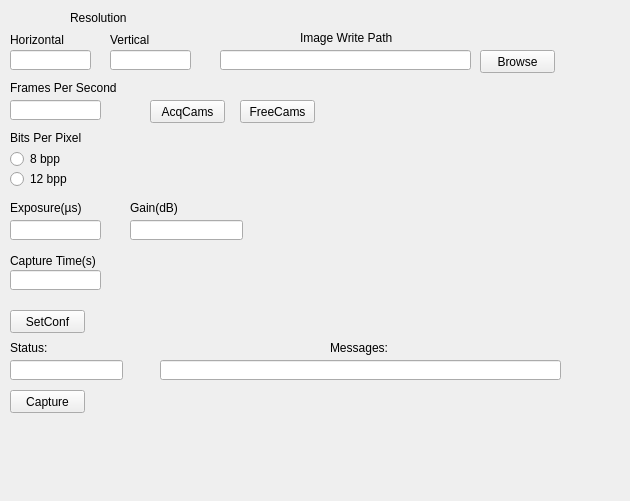
<?xml version="1.0" encoding="UTF-8"?>
<ui version="4.0">
 <class>Form</class>
 <widget class="QWidget" name="Form">
  <property name="geometry">
   <rect>
    <x>0</x>
    <y>0</y>
    <width>630</width>
    <height>501</height>
   </rect>
  </property>
  <property name="windowTitle">
   <string>Form</string>
  </property>
  <widget class="QLineEdit" name="MsgLineEdit">
   <property name="geometry">
    <rect>
     <x>160</x>
     <y>360</y>
     <width>401</width>
     <height>20</height>
    </rect>
   </property>
  </widget>
  <widget class="QLineEdit" name="VertLineEdit">
   <property name="geometry">
    <rect>
     <x>110</x>
     <y>50</y>
     <width>81</width>
     <height>20</height>
    </rect>
   </property>
  </widget>
  <widget class="QLineEdit" name="GainlineEdit">
   <property name="geometry">
    <rect>
     <x>130</x>
     <y>220</y>
     <width>113</width>
     <height>20</height>
    </rect>
   </property>
  </widget>
  <widget class="QLineEdit" name="FPSLineEdit">
   <property name="geometry">
    <rect>
     <x>10</x>
     <y>100</y>
     <width>91</width>
     <height>20</height>
    </rect>
   </property>
  </widget>
  <widget class="QLabel" name="MsgLabel">
   <property name="geometry">
    <rect>
     <x>330</x>
     <y>340</y>
     <width>121</width>
     <height>16</height>
    </rect>
   </property>
   <property name="text">
    <string>Messages:</string>
   </property>
  </widget>
  <widget class="QLineEdit" name="HorzLineEdit">
   <property name="geometry">
    <rect>
     <x>10</x>
     <y>50</y>
     <width>81</width>
     <height>20</height>
    </rect>
   </property>
  </widget>
  <widget class="QLabel" name="EXPLabel">
   <property name="geometry">
    <rect>
     <x>10</x>
     <y>200</y>
     <width>151</width>
     <height>16</height>
    </rect>
   </property>
   <property name="text">
    <string>Exposure(µs)</string>
   </property>
  </widget>
  <widget class="QLabel" name="FPSLabel">
   <property name="geometry">
    <rect>
     <x>10</x>
     <y>80</y>
     <width>191</width>
     <height>16</height>
    </rect>
   </property>
   <property name="text">
    <string>Frames Per Second</string>
   </property>
  </widget>
  <widget class="QPushButton" name="ConfButton">
   <property name="geometry">
    <rect>
     <x>10</x>
     <y>310</y>
     <width>75</width>
     <height>23</height>
    </rect>
   </property>
   <property name="text">
    <string>SetConf</string>
   </property>
  </widget>
  <widget class="QLabel" name="VertLabel">
   <property name="geometry">
    <rect>
     <x>110</x>
     <y>30</y>
     <width>71</width>
     <height>20</height>
    </rect>
   </property>
   <property name="text">
    <string>Vertical</string>
   </property>
  </widget>
  <widget class="QRadioButton" name="radioButton">
   <property name="geometry">
    <rect>
     <x>10</x>
     <y>150</y>
     <width>131</width>
     <height>18</height>
    </rect>
   </property>
   <property name="text">
    <string>8 bpp</string>
   </property>
  </widget>
  <widget class="QLineEdit" name="StatusLineEdit">
   <property name="geometry">
    <rect>
     <x>10</x>
     <y>360</y>
     <width>113</width>
     <height>20</height>
    </rect>
   </property>
  </widget>
  <widget class="QLabel" name="HorzLabel">
   <property name="geometry">
    <rect>
     <x>10</x>
     <y>30</y>
     <width>81</width>
     <height>20</height>
    </rect>
   </property>
   <property name="text">
    <string>Horizontal</string>
   </property>
  </widget>
  <widget class="QRadioButton" name="radioButton_2">
   <property name="geometry">
    <rect>
     <x>10</x>
     <y>170</y>
     <width>151</width>
     <height>18</height>
    </rect>
   </property>
   <property name="text">
    <string>12 bpp</string>
   </property>
  </widget>
  <widget class="QLabel" name="CaptureLabel">
   <property name="geometry">
    <rect>
     <x>10</x>
     <y>250</y>
     <width>181</width>
     <height>21</height>
    </rect>
   </property>
   <property name="text">
    <string>Capture Time(s)</string>
   </property>
  </widget>
  <widget class="QPushButton" name="ReleaseCamsButton">
   <property name="geometry">
    <rect>
     <x>240</x>
     <y>100</y>
     <width>75</width>
     <height>23</height>
    </rect>
   </property>
   <property name="text">
    <string>FreeCams</string>
   </property>
  </widget>
  <widget class="QLabel" name="GainLabel">
   <property name="geometry">
    <rect>
     <x>130</x>
     <y>200</y>
     <width>61</width>
     <height>16</height>
    </rect>
   </property>
   <property name="text">
    <string>Gain(dB)</string>
   </property>
  </widget>
  <widget class="QLineEdit" name="WritePLineEdit">
   <property name="geometry">
    <rect>
     <x>220</x>
     <y>50</y>
     <width>251</width>
     <height>20</height>
    </rect>
   </property>
  </widget>
  <widget class="QLabel" name="StatusLabel">
   <property name="geometry">
    <rect>
     <x>10</x>
     <y>340</y>
     <width>111</width>
     <height>16</height>
    </rect>
   </property>
   <property name="text">
    <string>Status:</string>
   </property>
  </widget>
  <widget class="QLabel" name="BPPLabel">
   <property name="geometry">
    <rect>
     <x>10</x>
     <y>130</y>
     <width>171</width>
     <height>16</height>
    </rect>
   </property>
   <property name="text">
    <string>Bits Per Pixel</string>
   </property>
  </widget>
  <widget class="QLabel" name="ResolutionLabel">
   <property name="geometry">
    <rect>
     <x>70</x>
     <y>10</y>
     <width>81</width>
     <height>16</height>
    </rect>
   </property>
   <property name="text">
    <string>Resolution</string>
   </property>
  </widget>
  <widget class="QPushButton" name="BrowsePushButton">
   <property name="geometry">
    <rect>
     <x>480</x>
     <y>50</y>
     <width>75</width>
     <height>23</height>
    </rect>
   </property>
   <property name="text">
    <string>Browse</string>
   </property>
  </widget>
  <widget class="QLineEdit" name="EXPLineEdit">
   <property name="geometry">
    <rect>
     <x>10</x>
     <y>220</y>
     <width>91</width>
     <height>20</height>
    </rect>
   </property>
  </widget>
  <widget class="QPushButton" name="CapturePushButton">
   <property name="geometry">
    <rect>
     <x>10</x>
     <y>390</y>
     <width>75</width>
     <height>23</height>
    </rect>
   </property>
   <property name="text">
    <string>Capture</string>
   </property>
  </widget>
  <widget class="QLabel" name="WritePLlabel">
   <property name="geometry">
    <rect>
     <x>300</x>
     <y>30</y>
     <width>171</width>
     <height>16</height>
    </rect>
   </property>
   <property name="text">
    <string>Image Write Path</string>
   </property>
  </widget>
  <widget class="QPushButton" name="AcquireCamsButton">
   <property name="geometry">
    <rect>
     <x>150</x>
     <y>100</y>
     <width>75</width>
     <height>23</height>
    </rect>
   </property>
   <property name="text">
    <string>AcqCams</string>
   </property>
  </widget>
  <widget class="QLineEdit" name="CapTimeLineEdit">
   <property name="geometry">
    <rect>
     <x>10</x>
     <y>270</y>
     <width>91</width>
     <height>20</height>
    </rect>
   </property>
  </widget>
 </widget>
 <resources/>
 <connections/>
</ui>
